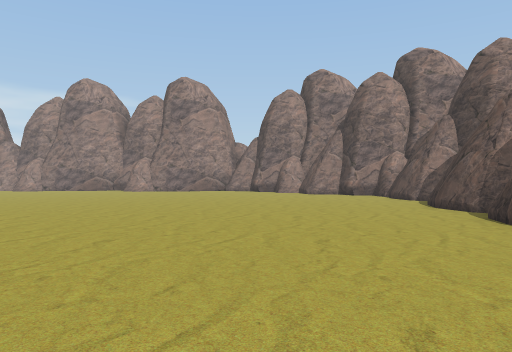
View 1 (above)

20 first-person views from a walk through a Unity game level. The camera is 1.5 m above the floor, looks level and sees 70° across. The floor is counted in squares, 2 m on a side. Each view is taken from the middle of a square. On the plan, view 1 faces up. The plan holds only what a view shows up to about 11 squares ahead; the rest is blank. The place goes on beyond the plan. The player is left out.

View 2
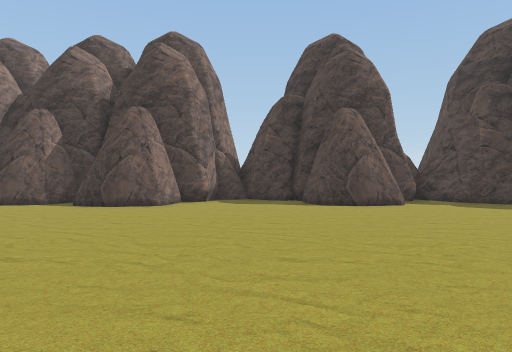

View 3
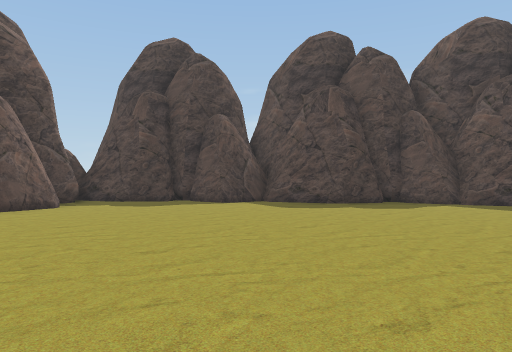

View 4
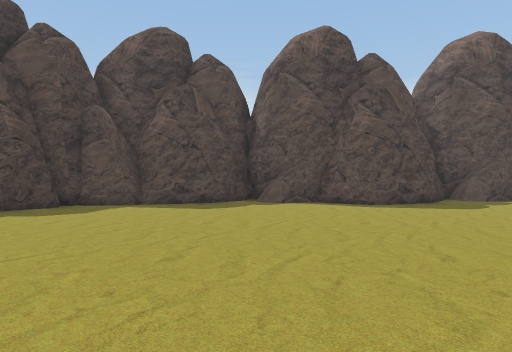

View 5
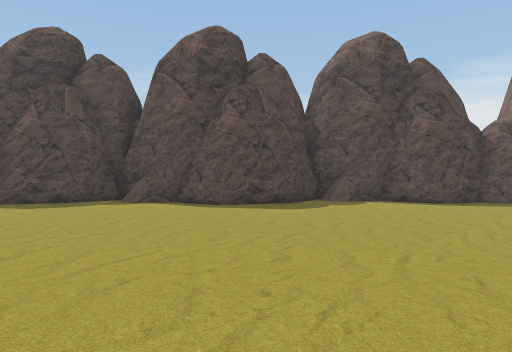

View 6
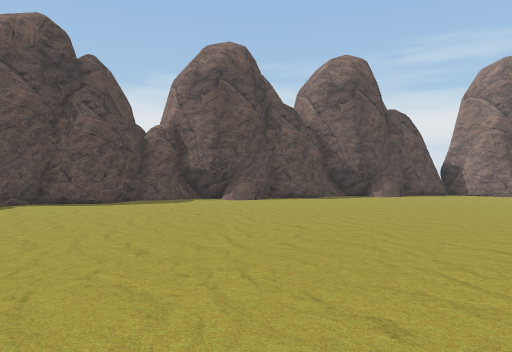

View 7
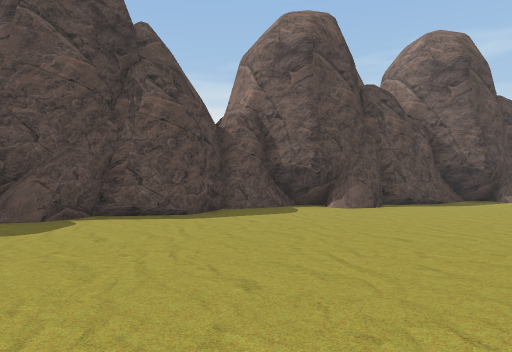

View 8
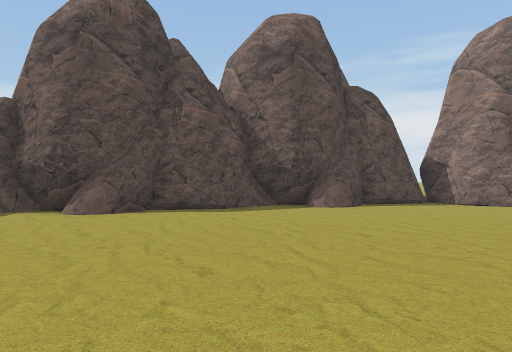

View 9
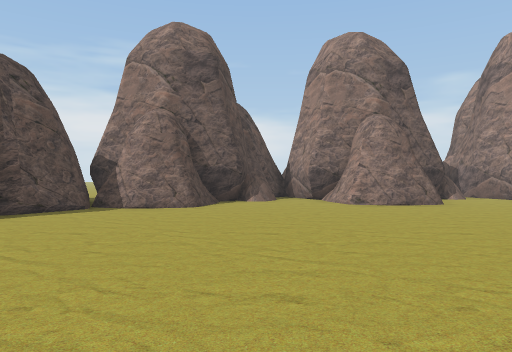

View 10
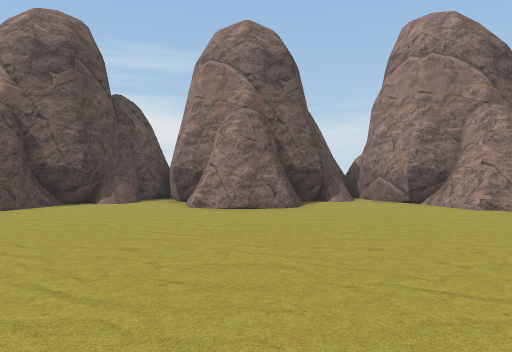

View 11
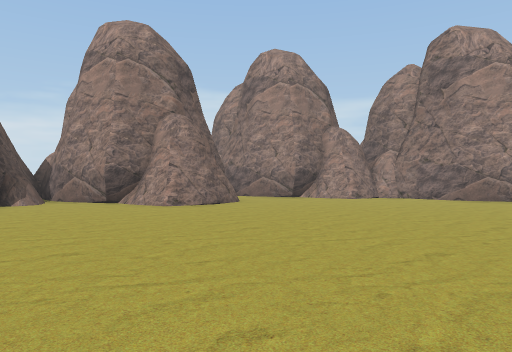

View 12
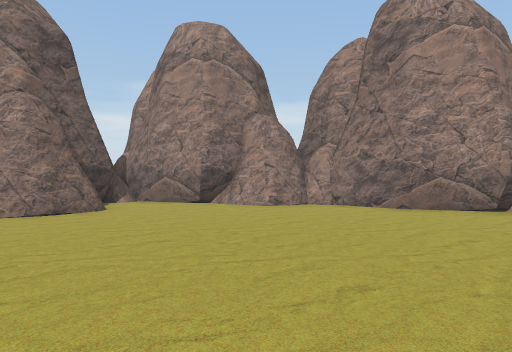

View 13
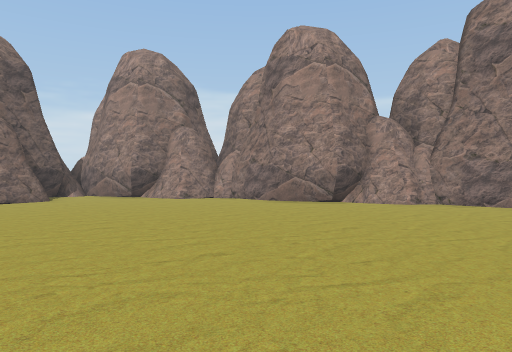

View 14
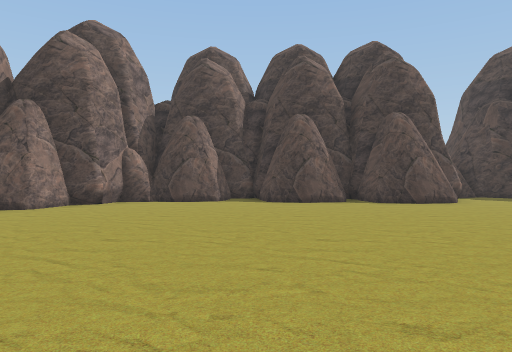

View 15
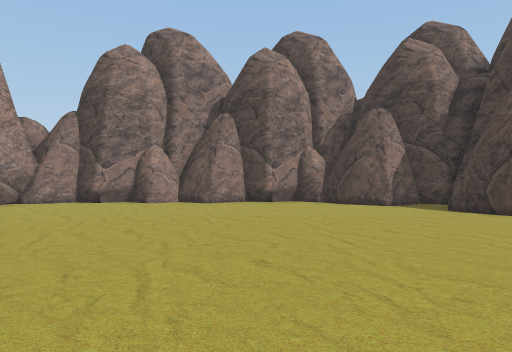

View 16
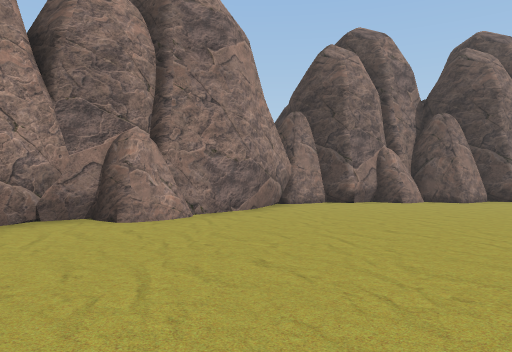

View 17
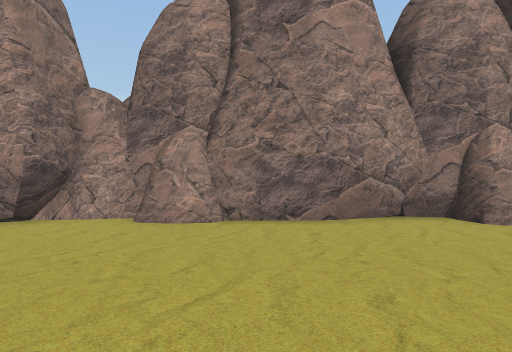

View 18
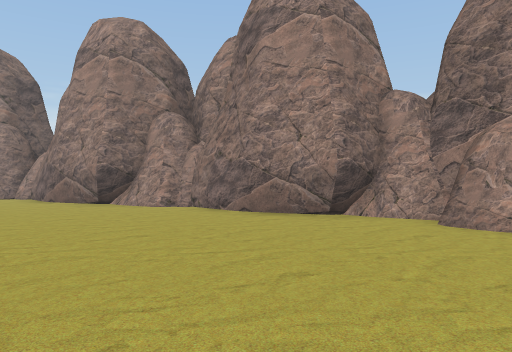

View 19
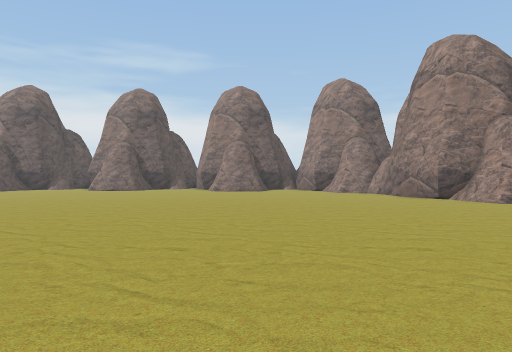

View 20
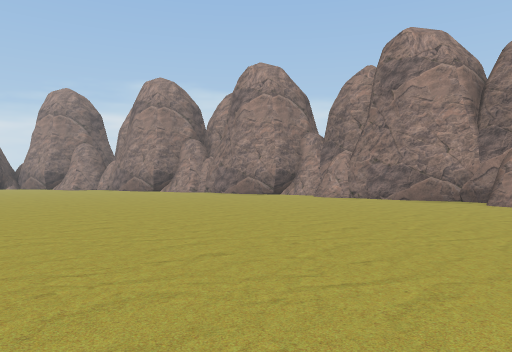

### Floor plan
Key: @ floor where view 1 was taken; # wall or solid block; . floor; / step, stairs or slope.
Columns run from 30 left of view 1 to 7 right of it. Each row starts with its distance up from view 1.
 19                 ###  ####   ##
 18             #####.####..########
 17           ###..................##
 16       #####.....................##
 15       ##.........................##
 14     ###...........................##
 13   ###..............................#
 12  ##................................#
 11   #................................##
 10     #...............................##
  9     #..............................##
  8   ###..............................##
  7 ###................    .............#
  6 ##................        ........###
  5  #..............          ........###
  4  ###...........            .........#
  3   ##.........              ..........
  2   ##.......              . ..........
  1  ##.........             . .........#
  0  ...........     .. ..   .....@....##
 -1  ##.................     ..........##
 -2   ##...............................##
 -3    ##...............................#
 -4    ##..............................##
 -5    ###.............................#
 -6   ######.........................###
 -7        ##.......................##
 -8         ###...................###
 -9           ###.................#
-10             ###//....###...####
-11              ######.## #####
-12                   ###

Positions as (right, up) in squares from view 1, and headings:
1: (0, 0), facing up
2: (-5, 2), facing right
3: (-5, 1), facing down-right
4: (-5, 0), facing down
5: (-9, 0), facing down
6: (-10, 0), facing down-left
7: (-10, -4), facing down-left
8: (-15, -1), facing down-left
9: (-17, -1), facing left
10: (-18, 3), facing left
11: (-18, 3), facing up-left
12: (-18, 7), facing up-left
13: (-14, 7), facing up-left
14: (-6, 10), facing right
15: (-4, 7), facing up-right
16: (-9, 12), facing up-right
17: (-10, 12), facing up
18: (-10, 12), facing up-left
19: (-8, 10), facing left
20: (-4, 7), facing up-left
